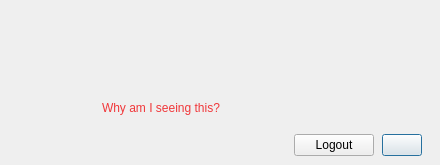
<?xml version="1.0" encoding="UTF-8"?>
<ui version="4.0">
 <class>VerifyLockMessage</class>
 <widget class="QDialog" name="VerifyLockMessage">
  <property name="geometry">
   <rect>
    <x>0</x>
    <y>0</y>
    <width>440</width>
    <height>165</height>
   </rect>
  </property>
  <property name="minimumSize">
   <size>
    <width>440</width>
    <height>165</height>
   </size>
  </property>
  <property name="maximumSize">
   <size>
    <width>440</width>
    <height>165</height>
   </size>
  </property>
  <property name="windowTitle">
   <string/>
  </property>
  <layout class="QVBoxLayout" name="verticalLayout_2">
   <property name="spacing">
    <number>0</number>
   </property>
   <property name="leftMargin">
    <number>0</number>
   </property>
   <property name="rightMargin">
    <number>0</number>
   </property>
   <property name="bottomMargin">
    <number>0</number>
   </property>
   <item>
    <layout class="QHBoxLayout" name="horizontalLayout_4">
     <property name="spacing">
      <number>22</number>
     </property>
     <property name="leftMargin">
      <number>20</number>
     </property>
     <property name="topMargin">
      <number>0</number>
     </property>
     <property name="rightMargin">
      <number>17</number>
     </property>
     <item>
      <widget class="QWidget" name="wWarning" native="true">
       <layout class="QVBoxLayout" name="verticalLayout_3">
        <property name="leftMargin">
         <number>0</number>
        </property>
        <property name="topMargin">
         <number>0</number>
        </property>
        <property name="rightMargin">
         <number>0</number>
        </property>
        <property name="bottomMargin">
         <number>0</number>
        </property>
        <item>
         <widget class="QToolButton" name="bWarning">
          <property name="minimumSize">
           <size>
            <width>60</width>
            <height>60</height>
           </size>
          </property>
          <property name="maximumSize">
           <size>
            <width>60</width>
            <height>60</height>
           </size>
          </property>
          <property name="styleSheet">
           <string notr="true">#bWarning
{
border: none;
}</string>
          </property>
          <property name="text">
           <string/>
          </property>
          <property name="iconSize">
           <size>
            <width>60</width>
            <height>60</height>
           </size>
          </property>
         </widget>
        </item>
        <item>
         <spacer name="verticalSpacer">
          <property name="orientation">
           <enum>Qt::Vertical</enum>
          </property>
          <property name="sizeHint" stdset="0">
           <size>
            <width>20</width>
            <height>40</height>
           </size>
          </property>
         </spacer>
        </item>
       </layout>
      </widget>
     </item>
     <item>
      <widget class="QWidget" name="wContainer" native="true">
       <layout class="QVBoxLayout" name="verticalLayout">
        <property name="leftMargin">
         <number>0</number>
        </property>
        <property name="topMargin">
         <number>0</number>
        </property>
        <property name="rightMargin">
         <number>0</number>
        </property>
        <property name="bottomMargin">
         <number>0</number>
        </property>
        <item>
         <widget class="QLabel" name="lVerifyEmailTitle">
          <property name="styleSheet">
           <string notr="true">#lVerifyEmailTitle
{
	color: rgba(0,0,0,0.85);
	font-size: 13px;
	font-weight: bold;
}</string>
          </property>
          <property name="text">
           <string/>
          </property>
          <property name="wordWrap">
           <bool>true</bool>
          </property>
         </widget>
        </item>
        <item>
         <widget class="QLabel" name="lVerifyEmailDesc">
          <property name="styleSheet">
           <string notr="true">#lVerifyEmailDesc
{
	color: rgba(0,0,0,0.85);
	font-size: 12px;
	line-height: 14px;
}</string>
          </property>
          <property name="text">
           <string/>
          </property>
          <property name="wordWrap">
           <bool>true</bool>
          </property>
         </widget>
        </item>
        <item>
         <widget class="QWidget" name="wWhySeenThis" native="true">
          <layout class="QHBoxLayout" name="horizontalLayout">
           <property name="leftMargin">
            <number>0</number>
           </property>
           <property name="topMargin">
            <number>0</number>
           </property>
           <property name="rightMargin">
            <number>0</number>
           </property>
           <property name="bottomMargin">
            <number>0</number>
           </property>
           <item>
            <widget class="QLabel" name="lWhySeenThis">
             <property name="cursor">
              <cursorShape>PointingHandCursor</cursorShape>
             </property>
             <property name="styleSheet">
              <string notr="true">#lWhySeenThis
{
    border: none;
	color: #F0373A;
	font-size: 12px;
	line-height: 20px;
}</string>
             </property>
             <property name="text">
              <string>Why am I seeing this?</string>
             </property>
            </widget>
           </item>
           <item>
            <spacer name="horizontalSpacer">
             <property name="orientation">
              <enum>Qt::Horizontal</enum>
             </property>
             <property name="sizeHint" stdset="0">
              <size>
               <width>40</width>
               <height>20</height>
              </size>
             </property>
            </spacer>
           </item>
          </layout>
         </widget>
        </item>
       </layout>
      </widget>
     </item>
    </layout>
   </item>
   <item>
    <widget class="QWidget" name="wButtons" native="true">
     <layout class="QHBoxLayout" name="horizontalLayout_3">
      <property name="spacing">
       <number>8</number>
      </property>
      <property name="leftMargin">
       <number>18</number>
      </property>
      <property name="rightMargin">
       <number>18</number>
      </property>
      <item>
       <spacer name="horizontalSpacer_3">
        <property name="orientation">
         <enum>Qt::Horizontal</enum>
        </property>
        <property name="sizeHint" stdset="0">
         <size>
          <width>50</width>
          <height>20</height>
         </size>
        </property>
       </spacer>
      </item>
      <item>
       <widget class="QLabel" name="lEmailSent">
        <property name="styleSheet">
         <string notr="true">#lEmailSent
{
	color: #666666;
	font-size: 11px;
	line-height: 13px;
}</string>
        </property>
        <property name="text">
         <string/>
        </property>
       </widget>
      </item>
      <item>
       <spacer name="horizontalSpacer_2">
        <property name="orientation">
         <enum>Qt::Horizontal</enum>
        </property>
        <property name="sizeHint" stdset="0">
         <size>
          <width>1</width>
          <height>20</height>
         </size>
        </property>
       </spacer>
      </item>
      <item>
       <widget class="QPushButton" name="bLogout">
        <property name="text">
         <string>Logout</string>
        </property>
       </widget>
      </item>
      <item>
       <widget class="QPushButton" name="bResendEmail">
        <property name="text">
         <string/>
        </property>
        <property name="default">
         <bool>true</bool>
        </property>
       </widget>
      </item>
     </layout>
    </widget>
   </item>
  </layout>
 </widget>
 <resources/>
 <connections/>
</ui>
